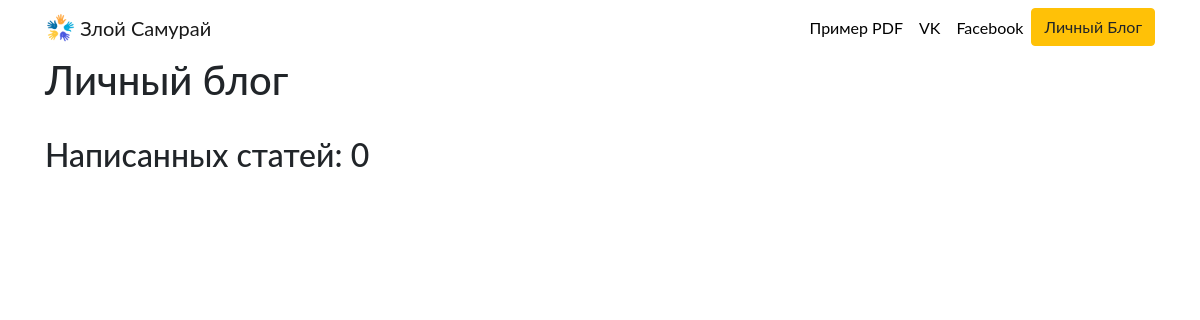
Before: /blog/ with the older database file.
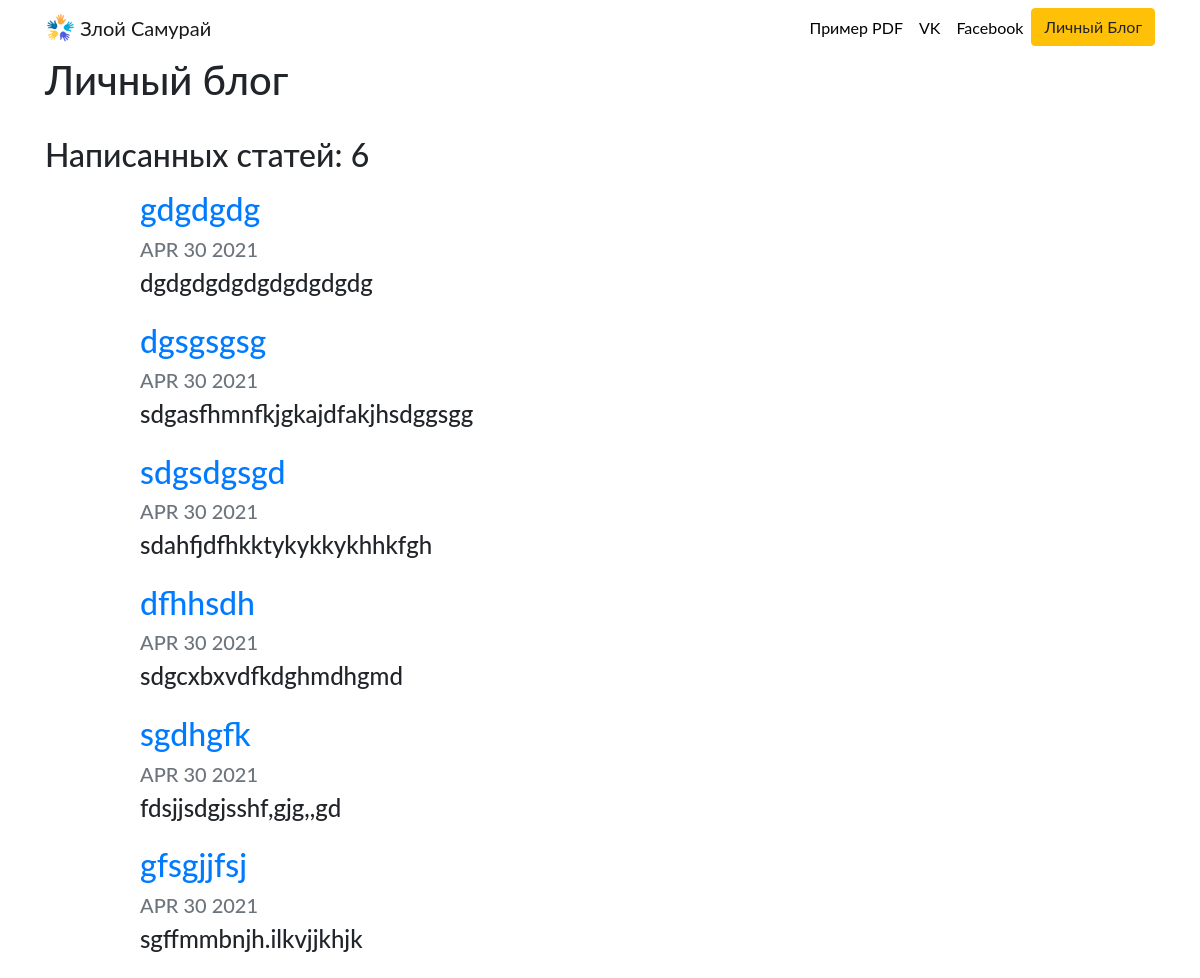
After: the same page with the newer database file.
### blog/models.py (models this page shows, shortened)
class Blog(models.Model):
    title = models.CharField(max_length=200)
    text = models.TextField()
    date = models.DateField()

### blog/views.py (the view)
# urls.py: path('', views.all_blogs, name='all_blogs'),
def all_blogs(request):
    blogs = Blog.objects.order_by('-date')
    return render(request, 'blog/all_blogs.html', {'blogs': blogs})

### blog/templates/blog/all_blogs.html (shortened to what this page needs)
{% extends 'portfolio/base.html' %}
{% block content %}
<h1>Личный блог</h1>
  <br>
<h2>Написанных статей: {{ blogs.count }}</h2>
{% for blog in blogs %}
    <div class="row justify-content-center my-3">
      <div class="col-md-10">
      <a href="{% url 'blog:detail' blog.id %}"><h2>{{ blog.title }}</h2></a>
    <h5 class="text-muted">{{ blog.date|date:'M d Y'|upper }}</h5>
    <h4>{{ blog.text|striptags|truncatechars:200 }}</h4>
      </div>
    </div>
{% endfor %}
{% endblock %}

Changed rows visible on the page:
added Blog: title "gdgdgdg", date "APR 30 2021", text "dgdgdgdgdgdgdgdgdg"
added Blog: title "dgsgsgsg", date "APR 30 2021", text "sdgasfhmnfkjgkajdfakjhsdggsgg"
added Blog: title "sdgsdgsgd", date "APR 30 2021", text "sdahfjdfhkktykykkykhhkfgh"
added Blog: title "dfhhsdh", date "APR 30 2021", text "sdgcxbxvdfkdghmdhgmd"
added Blog: title "sgdhgfk", date "APR 30 2021", text "fdsjjsdgjsshf,gjg,,gd"
added Blog: title "gfsgjjfsj", date "APR 30 2021", text "sgffmmbnjh.ilkvjjkhjk"
Other visible differences:
{{ blogs.count }}: "0" → "6"
